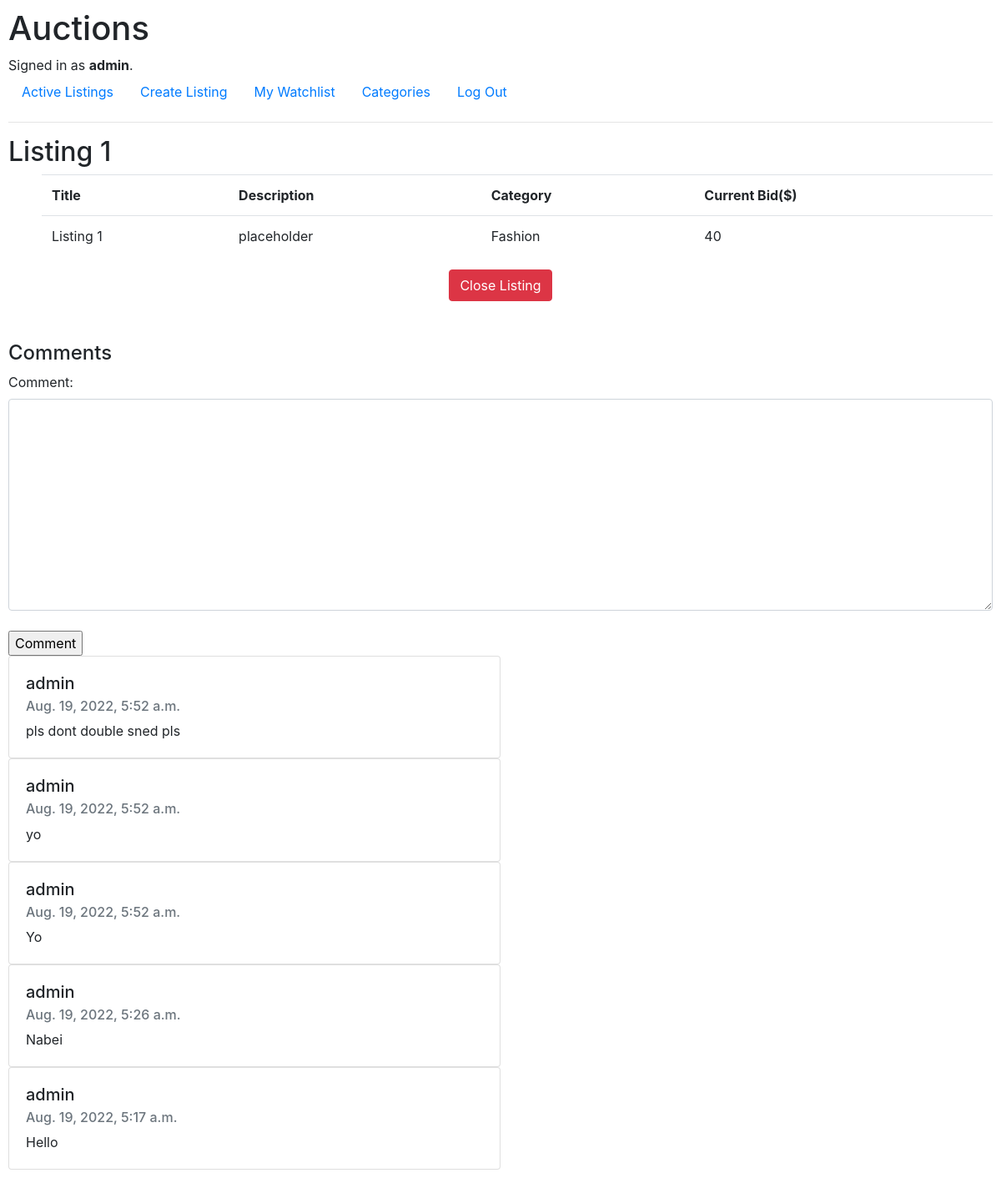
Page /1 (signed in) on the committed database.
### auctions/models.py (models this page shows)
class User(AbstractUser):
    pass

class Listing(models.Model):
    title=models.CharField(max_length=64)
    description=models.CharField(max_length=128)
    bid=models.PositiveIntegerField()
    account = models.ForeignKey(User,on_delete=models.CASCADE,related_name="user")
    categories = (
        ("fashion","Fashion"),
        ("toys","Toys"),
        ("electronics","Electronics"),
        ("home","Home")
    )
    category =models.CharField(max_length=64,choices=categories)

class Comment(models.Model):
    commentlisting=models.ForeignKey(Listing,on_delete=models.CASCADE,related_name="commentlisting")
    comment=models.CharField(max_length=300)
    commenter=models.ForeignKey(User,on_delete=models.CASCADE,related_name="commenter")
    date=models.DateTimeField(auto_now=True)

### auctions/views.py (the view)
# urls.py: path("<int:listing_id>",views.listing,name="listing"),
@login_required(login_url='login')
def listing(request,listing_id):
    listing = Listing.objects.get(pk=listing_id)
    user = request.user
    try:
        win = Win.objects.get(winlisting=listing)
        determinant = 2
        if listing.account==user:
            determinant=4
        if win.winner==user and listing.account != user:
            determinant=3
    except Win.DoesNotExist:
        if listing.account==user:
            determinant=1
        else:
            determinant=0
    if request.method == "POST":
        if 'watchlist' in request.POST:
            if Watchlist.objects.filter(watchlisting=listing,watchlister=user).exists():
                object=Watchlist.objects.get(watchlisting=listing,watchlister=user)
                object.delete()
            else:
                object=Watchlist(watchlisting=listing,watchlister=user)
                object.save()
        if 'bid' in request.POST:
            newbid=request.POST["newbid"]
            listing.bid=newbid
            listing.save()
            bid = Bid(bidder=user,bidlisting=listing,bidvalue=newbid)
            bid.save()
        if 'close' in request.POST:
            winlisting=listing
            try:
                bid = Bid.objects.filter(bidlisting=listing).order_by('-bidvalue').first()
                winner=bid.bidder
                object=Win(winlisting=winlisting,winner=winner)
                object.save()
            except:
                winner=user
                object=Win(winlisting=winlisting,winner=winner)
                object.save()
        if 'commentform' in request.POST:
            comment=CommentForm(request.POST)
            if comment.is_valid():
                newcomment=comment.save(commit=False)
                newcomment.commenter=user
                newcomment.commentlisting=listing
                newcomment.save()
        return HttpResponseRedirect(reverse('listing',args=(listing_id,)))
    else:
        winner=[]
        try:
            object=Win.objects.get(winlisting=listing)
            if determinant==4:
                if object.winner == user:
                    winner=[]
                else:
                    winner=[]
                    winner.append(object)
        except:
            pass
        try:
            object = Watchlist.objects.get(watchlisting=listing,watchlister=user)
            watchlist=[]
            watchlist.append(object)
        except Watchlist.DoesNotExist:
            watchlist=[]
        commentform = CommentForm()
        comments=Comment.objects.filter(commentlisting=listing).order_by("-date")
        return render(request,"auctions/listing.html",{
            "listing":listing,
            "watchlist":watchlist,
            "determinant":determinant,
            "winner":winner,
            "comments":comments,
            "commentform":commentform
        })

### auctions/forms.py
class CommentForm(forms.ModelForm):
    class Meta:
        model=Comment
        comment =forms.CharField(widget=forms.Textarea)
        fields=("comment",)
        widgets = {
            'comment': Textarea(attrs={'class':'form-control','cols': 20, 'rows': 10}),
        }

### auctions/templates/auctions/listing.html (shortened to what this page needs)
{% extends "auctions/layout.html" %}
{% block body %}
    <h2>{{listing.title}}</h2>
{% if determinant is 1%}
<ul>
    <table class="table">
        <tr>
            <th>Title</th>
            <th>Description</th>
            <th>Category</th>
            <th>Current Bid($)</th>
        </tr>
    <tr>
        <td>{{listing.title}}</td>
        <td>{{listing.description}}</td>
        <td>{{listing.get_category_display}}</td>
        <td>{{listing.bid}}</td>
    </tr>
    </table>
</ul>
<div class="d-flex justify-content-center">
    <form action="{% url 'listing' listing.id %}" method="post">
            <button name="close" type="submit" class="btn btn-danger">Close Listing</button>
    </form>
    </div>
<br>
<br>
<h4>Comments</h4>
<form action="{% url 'listing' listing.id %}" method="POST">
    {{commentform}}
    <br>
    <input type="submit" name="commentform" value="Comment">
</form>
{% for comment in comments %}
<div class="card w-50">
    <div class="card-body">
      <h5 class="card-title">{{comment.commenter.username}}</h5>
      <h6 class="card-subtitle mb-2 text-muted">{{comment.date}}</h6>
      <p class="card-text">{{comment.comment}}</p>
    </div>
  </div>
{% endfor %}
{% endif %}
{% endblock %}

### auctions/templates/auctions/layout.html (shortened to what this page needs)
{% load static %}
<!DOCTYPE html>
<html lang="en">
    <head>
        <link rel="stylesheet" href="https://stackpath.bootstrapcdn.com/bootstrap/4.4.1/css/bootstrap.min.css">
        <link href="{% static 'auctions/styles.css' %}" rel="stylesheet">
    </head>
    <body>
        <h1>Auctions</h1>
        <div>
            {% if user.is_authenticated %}
                Signed in as <strong>{{ user.username }}</strong>.
            {% else %}
                Not signed in.
            {% endif %}
        </div>
        <ul class="nav">
            <li class="nav-item">
                <a class="nav-link" href="{% url 'index' %}">Active Listings</a>
            </li>
            {% if user.is_authenticated %}
                <li class="nav-item">
                    <a href="{% url 'create' %}" class="nav-link">Create Listing</a>
                </li>
                <li class="nav-item">
                    <a href="{% url 'watchlist' %}" class="nav-link">My Watchlist</a>
                </li>
                <li class="nav-item">
                    <a href="{% url 'categories' %}" class="nav-link">Categories</a>
                </li>
                <li class="nav-item">
                    <a class="nav-link" href="{% url 'logout' %}">Log Out</a>
                </li>
            {% endif %}
        </ul>
        <hr>
        {% block body %}
        {% endblock %}
    </body>
</html>

### auctions/static/auctions/styles.css (style rules this page uses)
body { padding: 10px; }

### rows in the picture
User: username "admin"
Listing: title "Listing 1", description "placeholder", category "Fashion", bid "40"
Comment: commenter.username "admin", date "Aug. 19, 2022, 5:52 a.m.", comment "pls dont double sned pls"
Comment: commenter.username "admin", date "Aug. 19, 2022, 5:52 a.m.", comment "yo"
Comment: commenter.username "admin", date "Aug. 19, 2022, 5:52 a.m.", comment "Yo"
Comment: commenter.username "admin", date "Aug. 19, 2022, 5:26 a.m.", comment "Nabei"
Comment: commenter.username "admin", date "Aug. 19, 2022, 5:17 a.m.", comment "Hello"
